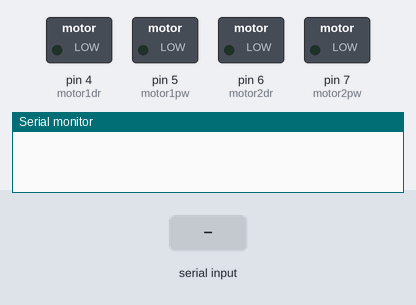
Bench run of a sketch on a simulated Arduino Uno, built with avr-gcc and run on an emulated ATmega328P. Parts: switched loads named in the sketch (green lamp = pin HIGH), the last lines printed to the serial monitor. The inputs (shaded band) are chosen by the test bench.

Above: at 1.2 s.
1.3 s: "1" received over Serial
At 1.6 s:
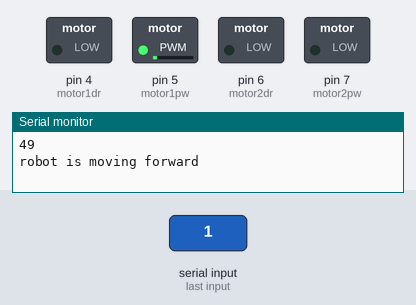
2.8 s: "2" received over Serial
At 3.9 s:
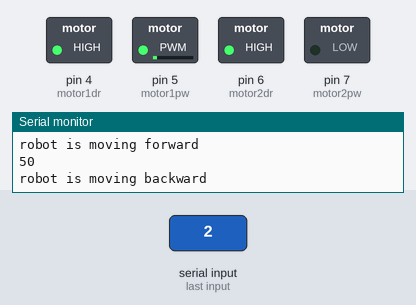
4.3 s: "3" received over Serial
At 5.0 s:
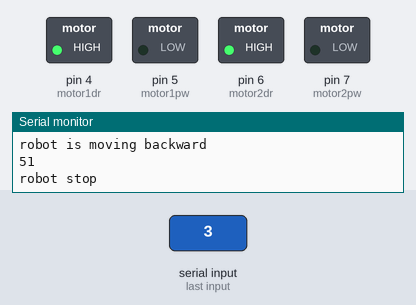
5.8 s: "4" received over Serial
At 6.2 s:
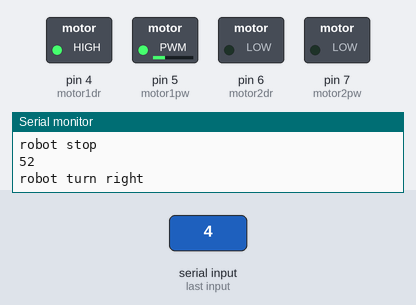
7.3 s: "5" received over Serial
At 8.5 s:
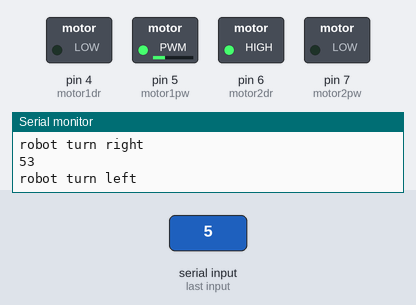
8.8 s: "6" received over Serial
At 9.7 s:
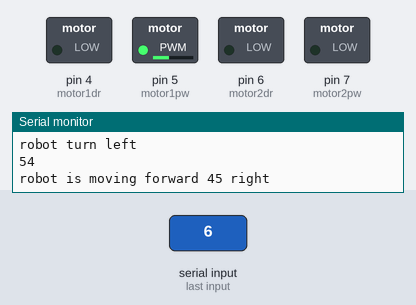
Timing chart, 0 to 11.3 s (numbered marks = the images above; inputs shaded):
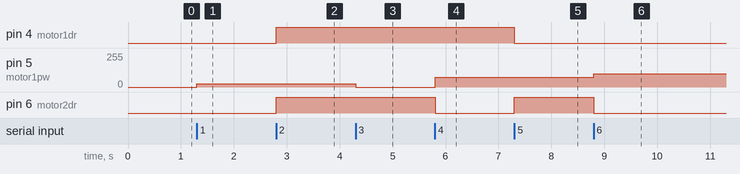

Measured:
- after the input at 1.3 s, pin 5 (motor1pw): 0/255 → 25/255 at once
- after the input at 2.8 s, pin 4 (motor1dr), pin 6 (motor2dr): LOW → HIGH at once
- after the input at 4.3 s, pin 5 (motor1pw): 25/255 → 0/255 at once
- after the input at 5.8 s, pin 5 (motor1pw): 0/255 → 75/255 at once; pin 6 (motor2dr): HIGH → LOW at once
- after the input at 7.3 s, pin 4 (motor1dr): HIGH → LOW at once; pin 6 (motor2dr): LOW → HIGH at once
- after the input at 8.8 s, pin 5 (motor1pw): 75/255 → 100/255 at once; pin 6 (motor2dr): HIGH → LOW at once

The sketch:

robot_getkey_with_python_no_speed.ino
```cpp
int data = 0;
int motor1dr = 4;
int motor1pw = 5;
int motor2dr = 6;
int motor2pw = 7;
void setup() {

  pinMode(motor1dr,OUTPUT);
  pinMode(motor1pw,OUTPUT);
  pinMode(motor2dr,OUTPUT);
  pinMode(motor2pw,OUTPUT);

  Serial.begin(9600);

}

void loop() {
  if(Serial.available()> 0){

  data = Serial.read();
  Serial.println(data);

  if( data == '1'){
    digitalWrite(motor1dr, LOW);
    digitalWrite(motor2dr, LOW);
    analogWrite(motor1pw,25);
    analogWrite(motor2pw,25);
    Serial.println("robot is moving forward");
    delay(1000);}

  else if( data == '2'){
    digitalWrite(motor1dr,HIGH);
    digitalWrite(motor2dr, HIGH);
    analogWrite(motor1pw,25);
    analogWrite(motor2pw,25);
    Serial.println("robot is moving backward");
    delay(1000);}

  else if( data == '3'){
    digitalWrite(motor1dr,HIGH);
    digitalWrite(motor2dr, HIGH);
    analogWrite(motor1pw,0);
    analogWrite(motor2pw,0);
    Serial.println("robot stop");}

  else if( data == '4'){
    digitalWrite(motor1dr,HIGH);
    digitalWrite(motor2dr,LOW);
    analogWrite(motor1pw,75);
    analogWrite(motor2pw,75);
    Serial.println("robot turn right");
    delay(1000);}

  else if( data == '5'){
    digitalWrite(motor1dr,LOW);
    digitalWrite(motor2dr,HIGH);
    analogWrite(motor1pw,75);
    analogWrite(motor2pw,75);
    Serial.println("robot turn left");
    delay(1000);}

  else if( data == '6'){
    digitalWrite(motor1dr,LOW);
    digitalWrite(motor2dr, LOW);
    analogWrite(motor1pw,100);
    analogWrite(motor2pw,10);
    Serial.println("robot is moving forward 45 right");
    delay(1000);}

  else if( data == '7'){
    digitalWrite(motor1dr,LOW);
    digitalWrite(motor2dr, LOW);
    analogWrite(motor1pw,10);
    analogWrite(motor2pw,100);
    Serial.println("robot is moving forward 45 left");
    delay(1000);}

  else if( data == '8'){
    digitalWrite(motor1dr,HIGH);
    digitalWrite(motor2dr,HIGH);
    analogWrite(motor1pw,100);
    analogWrite(motor2pw,10);
    Serial.println("robot is moving backward 45 right");
    delay(1000);}

  else if( data == '9'){
    digitalWrite(motor1dr,HIGH);
    digitalWrite(motor2dr,HIGH);
    analogWrite(motor1pw,10);
    analogWrite(motor2pw,100);
    Serial.println("robot is moving backward 45 left");
    delay(1000);}

}
}
```
